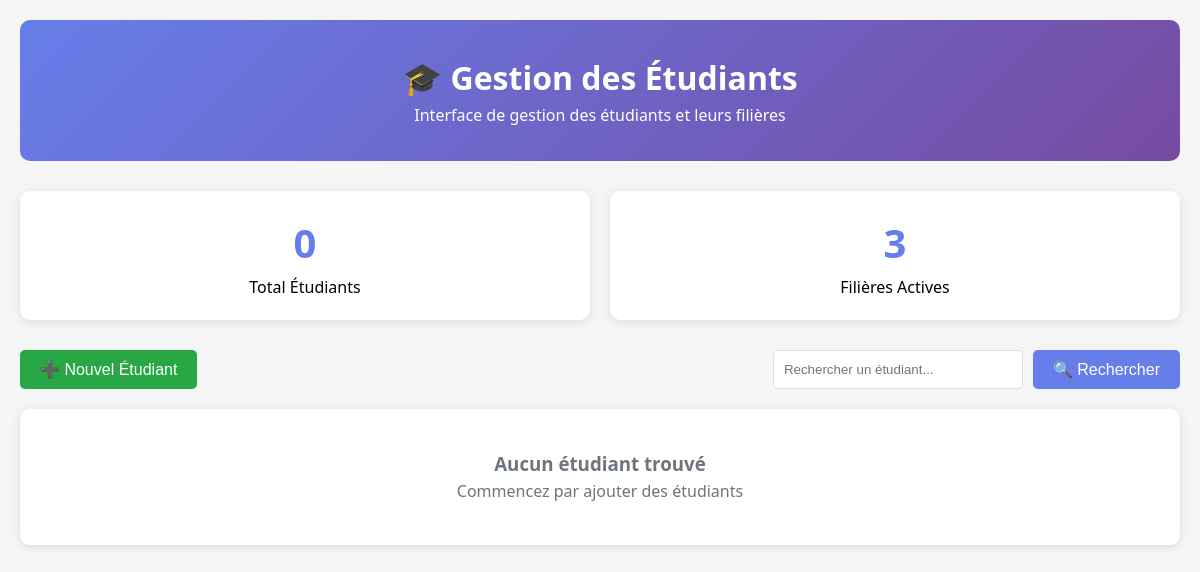
Page /etudiant/index_etudiant.php on the earlier database version.
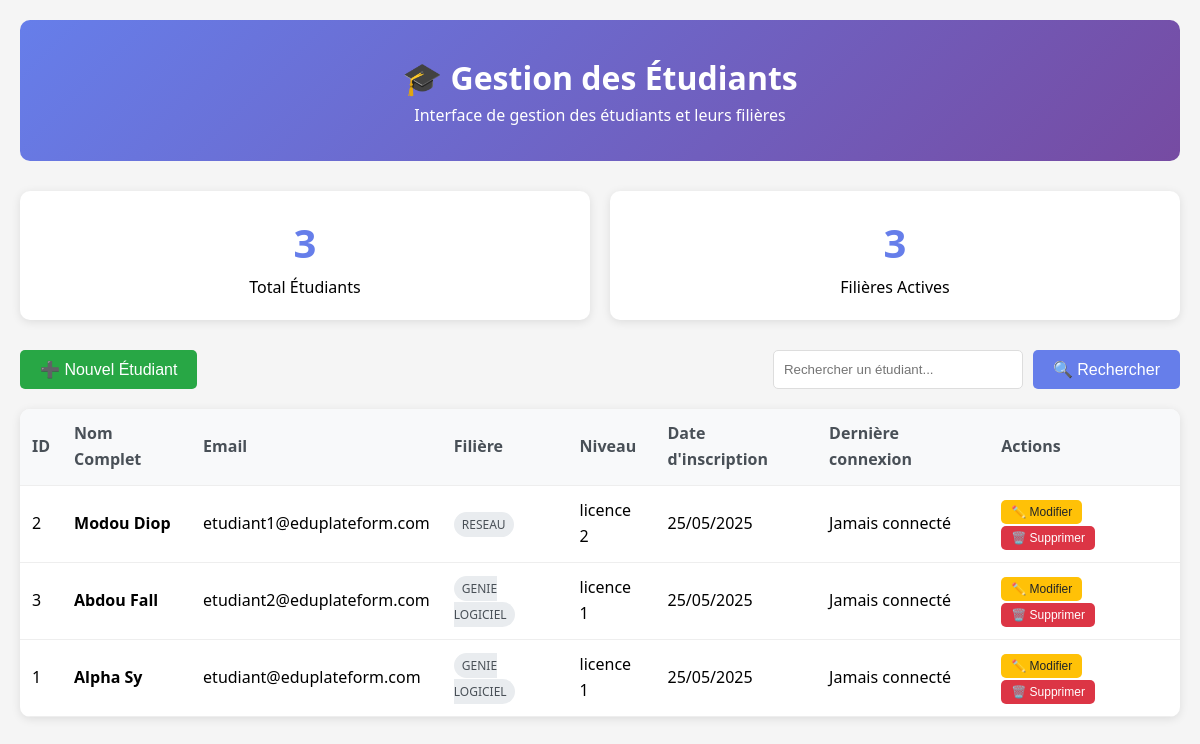
Same page on the later database version.
### tables this page shows
CREATE TABLE etudiants (
    id INT AUTO_INCREMENT PRIMARY KEY,
    firstname VARCHAR(70)  NOT NULL,
    lastname VARCHAR(50)  NOT NULL,
    email VARCHAR(100) UNIQUE NOT NULL,
    password VARCHAR(255) NOT NULL,
    id_filiere INT,
    FOREIGN KEY (id_filiere) REFERENCES filieres(id) ON DELETE SET NULL,
    created_at TIMESTAMP DEFAULT CURRENT_TIMESTAMP,
    last_login TIMESTAMP NULL
);

CREATE TABLE filieres (
    id INT AUTO_INCREMENT PRIMARY KEY,
    name VARCHAR(200)  NOT NULL,
    level VARCHAR(50) NOT NULL,
    created_at TIMESTAMP DEFAULT CURRENT_TIMESTAMP,
    last_login TIMESTAMP NULL
);

### etudiant/etudiant.php (called while the page is built, shortened)
<?php
require_once '../database/config.php';
class Etudiant {
    private $conn;
    private $table_name = "etudiants";
    public function __construct() {
        $database = new Database();
        $this->conn = $database->getConnection();
    }
    public function readAll() {
        $query = "SELECT e.id, e.firstname, e.lastname, e.email, e.created_at, e.last_login,
                         f.name as filiere_name, f.level as filiere_level
                  FROM " . $this->table_name . " e
                  LEFT JOIN filieres f ON e.id_filiere = f.id
                  ORDER BY e.lastname, e.firstname";
        $stmt = $this->conn->prepare($query);
        $stmt->execute();
        return $stmt;
    }
    public function getStats() {
        $query = "SELECT
                    f.name as filiere_name,
                    f.level as filiere_level,
                    COUNT(e.id) as nombre_etudiants,
                    COUNT(CASE WHEN e.last_login >= DATE_SUB(NOW(), INTERVAL 30 DAY) THEN 1 END) as actifs_30j
                  FROM filieres f
                  LEFT JOIN " . $this->table_name . " e ON e.id_filiere = f.id
                  GROUP BY f.id, f.name, f.level
                  ORDER BY nombre_etudiants DESC";
        $stmt = $this->conn->prepare($query);
        $stmt->execute();
        return $stmt;
    }
    public function getTotalCount() {
        $query = "SELECT COUNT(*) as total FROM " . $this->table_name;
        $stmt = $this->conn->prepare($query);
        $stmt->execute();
        $row = $stmt->fetch(PDO::FETCH_ASSOC);
        return $row['total'];
    }
}
?>

### database/config.php (called while the page is built, shortened)
<?php
class Database {
    private $connection;
    public function __construct() {
        try {
            $this->connection = new PDO(
                "mysql:host=" . DB_HOST . ";dbname=" . DB_NAME,
                DB_USER,
                DB_PASS,
                array(
                    PDO::ATTR_ERRMODE => PDO::ERRMODE_EXCEPTION,
                    PDO::ATTR_DEFAULT_FETCH_MODE => PDO::FETCH_ASSOC
                )
            );
        } catch(PDOException $e) {
            die("Erreur de connexion à la base de données: " . $e->getMessage());
        }
    }
    public function getConnection() {
        return $this->connection;
    }
}
?>

### etudiant/index_etudiant.php (the view, shortened to what this page needs)
<?php
require_once 'etudiant.php';
$etudiant = new Etudiant();
$searchTerm = isset($_GET['search']) ? $_GET['search'] : '';
if ($searchTerm) {
    $result = $etudiant->search($searchTerm);
} else {
    $result = $etudiant->readAll();
}
$stats = $etudiant->getStats();
$totalEtudiants = $etudiant->getTotalCount();
?>
<!DOCTYPE html>
<html lang="fr">
<head>
    <link rel="stylesheet" href="styleetudiant.css">
</head>
<body>
    <div class="container">
        <div class="header">
            <h1>🎓 Gestion des Étudiants</h1>
            <p>Interface de gestion des étudiants et leurs filières</p>
        </div>
        <div class="stats-grid">
            <div class="stat-card">
                <div class="stat-number"><?php echo $totalEtudiants; ?></div>
                <div>Total Étudiants</div>
            </div>
            <?php
            $statsData = $stats->fetchAll(PDO::FETCH_ASSOC);
            $totalFilieres = count($statsData);
            ?>
            <div class="stat-card">
                <div class="stat-number"><?php echo $totalFilieres; ?></div>
                <div>Filières Actives</div>
            </div>
        </div>
        <div class="action-bar">
            <button class="btn btn-success" onclick="openModal('createModal')">
                ➕ Nouvel Étudiant
            </button>
            <form class="search-form" method="GET">
                <input type="text" name="search" placeholder="Rechercher un étudiant..."
                       value="<?php echo htmlspecialchars($searchTerm); ?>">
                <button type="submit" class="btn btn-primary">🔍 Rechercher</button>
            </form>
        </div>
        <div class="table-container">
            <?php if ($result->rowCount() > 0): ?>
                <table>
                    <thead>
                        <tr>
                            <th>ID</th>
                            <th>Nom Complet</th>
                            <th>Email</th>
                            <th>Filière</th>
                            <th>Niveau</th>
                            <th>Date d'inscription</th>
                            <th>Dernière connexion</th>
                            <th>Actions</th>
                        </tr>
                    </thead>
                    <tbody>
                        <?php while ($row = $result->fetch(PDO::FETCH_ASSOC)): ?>
                            <tr>
                                <td><?php echo $row['id']; ?></td>
                                <td>
                                    <strong><?php echo htmlspecialchars($row['firstname'] . ' ' . $row['lastname']); ?></strong>
                                </td>
                                <td><?php echo htmlspecialchars($row['email']); ?></td>
                                <td>
                                    <span class="filiere-badge">
                                        <?php echo htmlspecialchars($row['filiere_name'] ?? 'Non assigné'); ?>
                                    </span>
                                </td>
                                <td><?php echo htmlspecialchars($row['filiere_level'] ?? '-'); ?></td>
                                <td><?php echo date('d/m/Y', strtotime($row['created_at'])); ?></td>
                                <td>
                                    <?php
                                    echo $row['last_login'] ?
                                         date('d/m/Y H:i', strtotime($row['last_login'])) :
                                         'Jamais connecté';
                                    ?>
                                </td>
                                <td>
                                    <button class="btn btn-warning btn-small"
                                            onclick="editStudent(<?php echo htmlspecialchars(json_encode($row)); ?>)">
                                        ✏️ Modifier
                                    </button>
                                    <button class="btn btn-danger btn-small"
                                            onclick="deleteStudent(<?php echo $row['id']; ?>, '<?php echo htmlspecialchars($row['firstname'] . ' ' . $row['lastname']); ?>')">
                                        🗑️ Supprimer
                                    </button>
                                </td>
                            </tr>
                        <?php endwhile; ?>
                    </tbody>
                </table>
            <?php else: ?>
                <div class="no-data">
                    <h3>Aucun étudiant trouvé</h3>
                    <p>
                        <?php echo $searchTerm ?
                            "Aucun résultat pour \"" . htmlspecialchars($searchTerm) . "\"" :
                            "Commencez par ajouter des étudiants"; ?>
                    </p>
                </div>
            <?php endif; ?>
        </div>
    </div>
</body>
</html>

### etudiant/styleetudiant.css (style rules this page uses)
* { margin: 0; padding: 0; box-sizing: border-box; }
body { font-family: 'Segoe UI', Tahoma, Geneva, Verdana, sans-serif; background-color: #f5f5f5; line-height: 1.6; }
.container { max-width: 1200px; margin: 0 auto; padding: 20px; }
.header { background: linear-gradient(135deg, #667eea 0%, #764ba2 100%); color: white; padding: 2rem; border-radius: 10px; margin-bottom: 30px; text-align: center; }
.stats-grid { display: grid; grid-template-columns: repeat(auto-fit, minmax(250px, 1fr)); gap: 20px; margin-bottom: 30px; }
.stat-card { background: white; padding: 20px; border-radius: 10px; box-shadow: 0 2px 10px rgba(0,0,0,0.1); text-align: center; }
.stat-number { font-size: 2.5rem; font-weight: bold; color: #667eea; }
.action-bar { display: flex; justify-content: space-between; align-items: center; margin-bottom: 20px; flex-wrap: wrap; gap: 15px; }
.search-form { display: flex; gap: 10px; }
.search-form input { padding: 10px; border: 1px solid #ddd; border-radius: 5px; min-width: 250px; }
.btn { padding: 10px 20px; border: none; border-radius: 5px; cursor: pointer; font-size: 16px; transition: all 0.3s ease; }
.btn-primary { background-color: #667eea; color: white; }
.btn-success { background-color: #28a745; color: white; }
.btn-warning { background-color: #ffc107; color: #212529; }
.btn-danger { background-color: #dc3545; color: white; }
.btn-small { padding: 5px 10px; font-size: 12px; }
.table-container { background: white; border-radius: 10px; box-shadow: 0 2px 10px rgba(0,0,0,0.1); overflow: hidden; }
table { width: 100%; border-collapse: collapse; }
th, td { padding: 12px; text-align: left; border-bottom: 1px solid #eee; }
th { background-color: #f8f9fa; font-weight: 600; color: #495057; }
.filiere-badge { background: #e9ecef; color: #495057; padding: 4px 8px; border-radius: 15px; font-size: 12px; font-weight: 500; }
.no-data { text-align: center; padding: 40px; color: #6c757d; }

Differences in the rows shown:
added etudiants: id "2", firstname+lastname "Modou Diop", email "etudiant1@eduplateform.com", id_filiere.name "RESEAU", id_filiere.level "licence 2", created_at "25/05/2025", shows "Jamais connecté"
added etudiants: id "3", firstname+lastname "Abdou Fall", email "etudiant2@eduplateform.com", id_filiere.name "GENIE LOGICIEL", id_filiere.level "licence 1", created_at "25/05/2025", shows "Jamais connecté"
added etudiants: id "1", firstname+lastname "Alpha Sy", email "etudiant@eduplateform.com", id_filiere.name "GENIE LOGICIEL", id_filiere.level "licence 1", created_at "25/05/2025", shows "Jamais connecté"
Other differences:
$totalEtudiants: "0" → "3"
text no longer shown: "Aucun étudiant trouvé Commencez par ajouter des étudiants"
text now shown: "ID Nom Complet Email Filière Niveau Date d'inscription Dernière connexion Actions"
